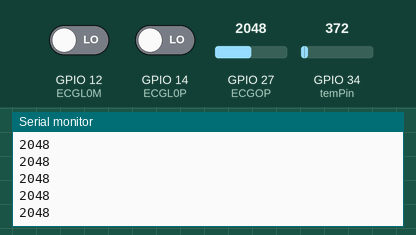
The sketch below on a simulated ESP32. On the bench: the last lines printed to the serial monitor. The inputs (shaded band) are chosen by the test bench; at power-on: GPIO 12 (ECGL0M) LOW, GPIO 34 (temPin) = 372, GPIO 14 (ECGL0P) LOW, GPIO 27 (ECGOP) = 2048.

Above: at 1.2 s.
1.3 s: GPIO 12 (ECGL0M) driven HIGH
At 1.8 s:
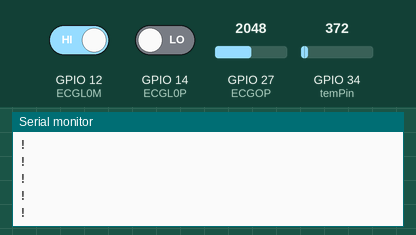
3.2 s: GPIO 34 (temPin) set to 372
At 5.8 s:
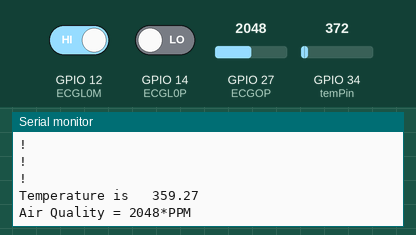

Measured:
- after the input at 1.3 s, the serial monitor: prints a new line at once (image 1)
- after the input at 3.2 s, the serial monitor: prints a new line after 1.8 s (image 2)

The sketch:

ECG_Temp_Gas_Merge.ino
```cpp
//************************ Initial ********************

//----------------------- ECG ----------------------
int ECGL0P = 14, ECGL0M = 12, ECGOP = 27;
unsigned long time1,time2;
//----------------------- LM35 Temp ----------------------

int temPin = 34;                   // Temp sensor pin wire connected to analog pin 1
float RawTemp;                        // holds incoming raw temp data
float TEMP;                         // holds temperature in F

//----------------------- MQ150 Gas ----------------------

int sensorPin = 35;
int sensorValue = 0;

//************************ Setup ********************

void setup()
{
//----------------------- ECG ----------------------
Serial.begin(9600);
pinMode(ECGL0P, INPUT); // D5pin Setup for leads off detection LO +
pinMode(ECGL0M, INPUT); // D6pin Setup for leads off detection LO -
}

//************************ Loop ********************

void loop() {
ECG ();

LM35();

MQ135 ();

delay (3000);

}

//************************ Function ********************

//----------------------- ECG ----------------------

void ECG()
{
  time1 = millis();
  time2 = time1;

  while ( (time2-time1) < 5000)
  {
if((digitalRead(ECGL0P) == 1)||(digitalRead(ECGL0M) == 1)){
Serial.println('!');
}
else{
// send the value of analog input 0:
Serial.println(analogRead(ECGOP));
}
//Wait for a bit to keep serial data from saturating
delay(1);
time2 = millis();
}
}

//----------------------- LM35 ----------------------

void LM35(){

  //Calculates temperature from lm35

  RawTemp = analogRead(temPin);
  float mv = (RawTemp/1023.0)*5000;
  float celcius = mv/10;
  TEMP = (celcius*9/5) + 32;
  Serial.print("Temperature is   ");
  Serial.println(TEMP);
  delay(200);

}

//----------------------- MQ135 ----------------------

void MQ135()
{ sensorValue = analogRead(sensorPin);

  Serial.print("Air Quality = ");
  Serial.print(sensorValue);

  Serial.print("*PPM");
  Serial.println();
  delay(200);
}
```
